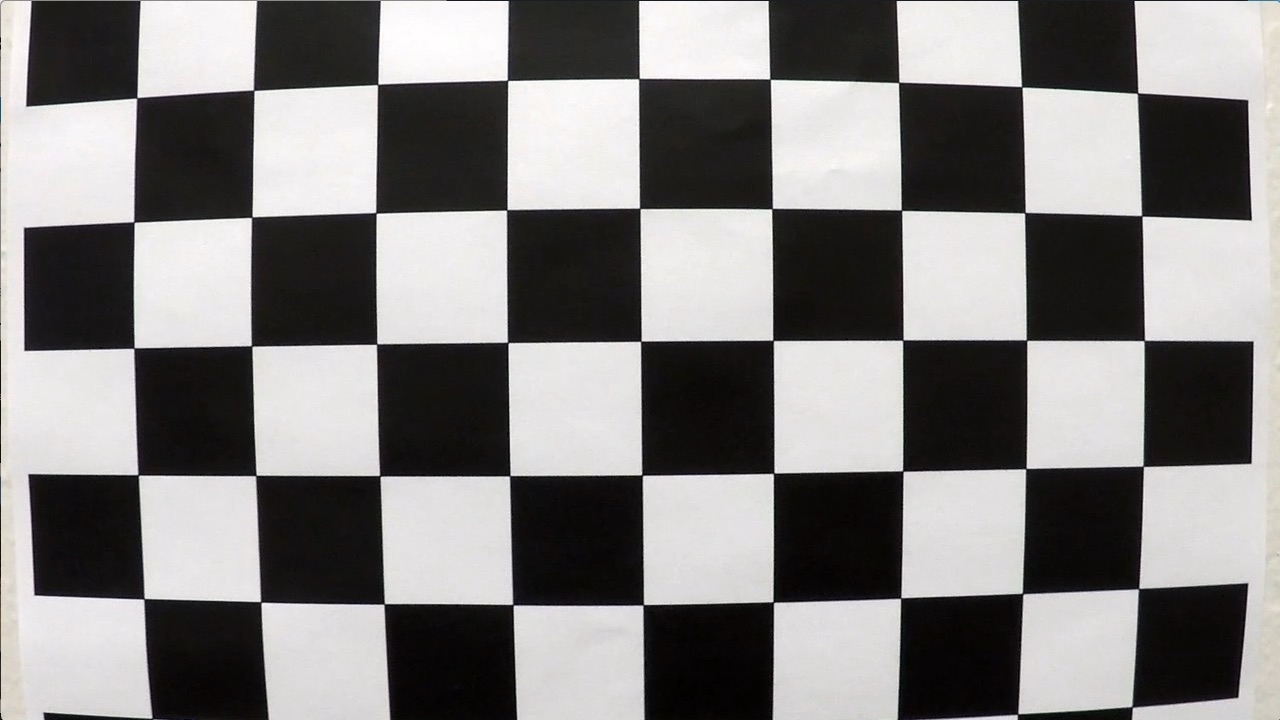
#> input picture Term 1/CarND-Advanced-Lane-Lines-P4/camera_cal/calibration1.jpg, 1280 x 720 px; its folder holds 5 pictures in this run; the run also reads 1 picture not shown here
$ python lane_lines.py   (older library calls are emulated)
#> lines starting #> are read from the running program, lines starting #| are printed output that depends on the picture; after the words box and inside, x2 and y2 are one past the last pixel; in counts of white or black regions, pixels touching at a corner belong together
import os
import numpy as np
import cv2
import glob
import matplotlib.pyplot as plt
import matplotlib.image as mpimg
import pickle
from moviepy.editor import VideoFileClip
from collections import deque

output_images_dir='./output_images'
def save_img(image_name,image):
    mpimg.imsave(os.path.join(output_images_dir, image_name + '.jpg'), image)


# prepare object points, like (0,0,0), (1,0,0), (2,0,0) ....,(6,5,0)
objp = np.zeros((9*6,3), np.float32)
objp[:,:2] = np.mgrid[0:9, 0:6].T.reshape(-1,2)

# Arrays to store object points and image points from all the images.
objpoints = [] # 3d points in real world space
imgpoints = [] # 2d points in image plane.

# Make a list of calibration images
images = glob.glob('./camera_cal/calibration*.jpg')

is_image_saved=False
# Step through the list and search for chessboard corners
for idx, fname in enumerate(images):
    img = cv2.imread(fname)
#> img is the input picture: shape (720, 1280, 3); mean B, G, R 127.8, 128.4, 130.1
    gray = cv2.cvtColor(img, cv2.COLOR_BGR2GRAY)

    # Find the chessboard corners
    ret, corners = cv2.findChessboardCorners(gray, (9,6), None)
#> ret = False; corners = None

    # If found, add object points, image points
    if ret == True:
        objpoints.append(objp)
        imgpoints.append(corners)

        if not is_image_saved:
            # Draw and display the corners
            cv2.drawChessboardCorners(img, (9,6), corners, ret)
            save_img("ChessboarCorners",img)
            plt.imshow(img)
            plt.axis('off')
            is_image_saved=True
    else:
        print("Corners not found in the " + fname )
#> pass 2 of the loop `for idx, fname in enumerate(images):`:
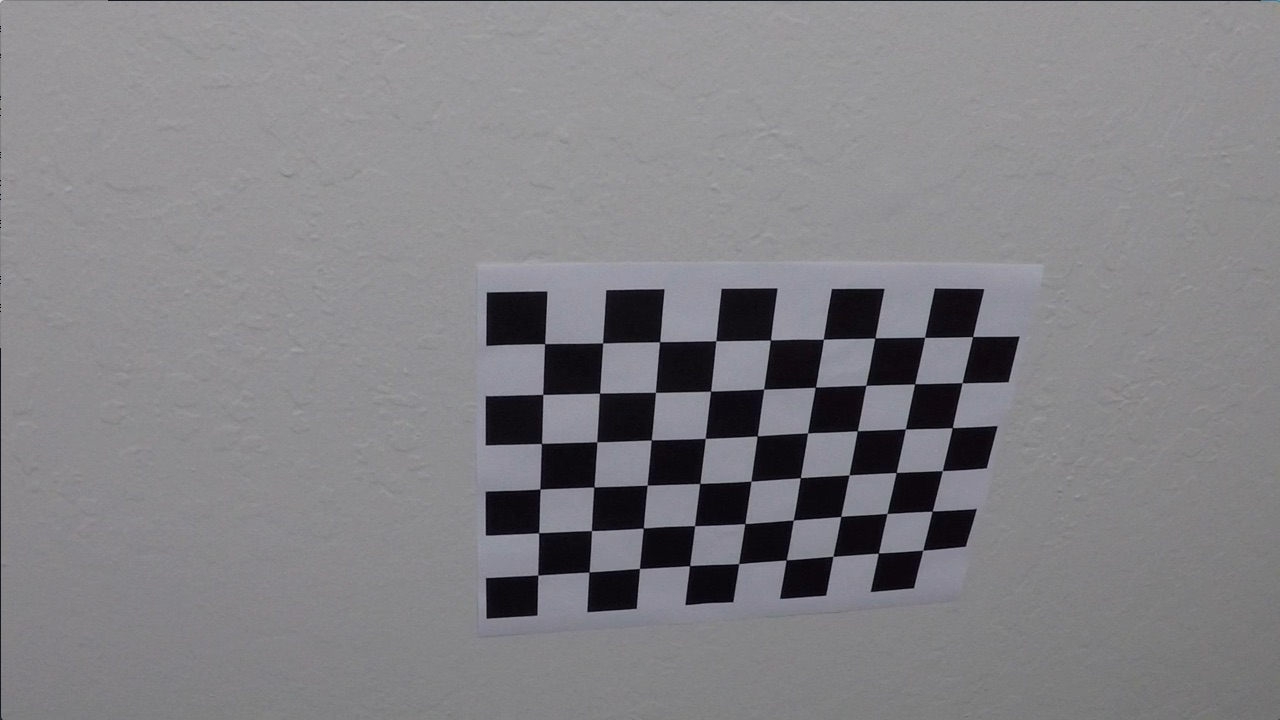
#> input picture Term 1/CarND-Advanced-Lane-Lines-P4/camera_cal/calibration10.jpg, 1280 x 720 px
#> img is the input picture: shape (720, 1280, 3); mean B, G, R 133.1, 129.4, 130.2
#> ret = True; corners = 54 rows, first 8: [545.3, 343.1], [602.7, 342.8], [660.1, 341.3], [715.8, 340.7], [770.6, 340], [823.5, 339.2], [874.3, 338.5], [925.1, 337.4]
#> `cv2.drawChessboardCorners(img, (9,6), corners, ret)`:
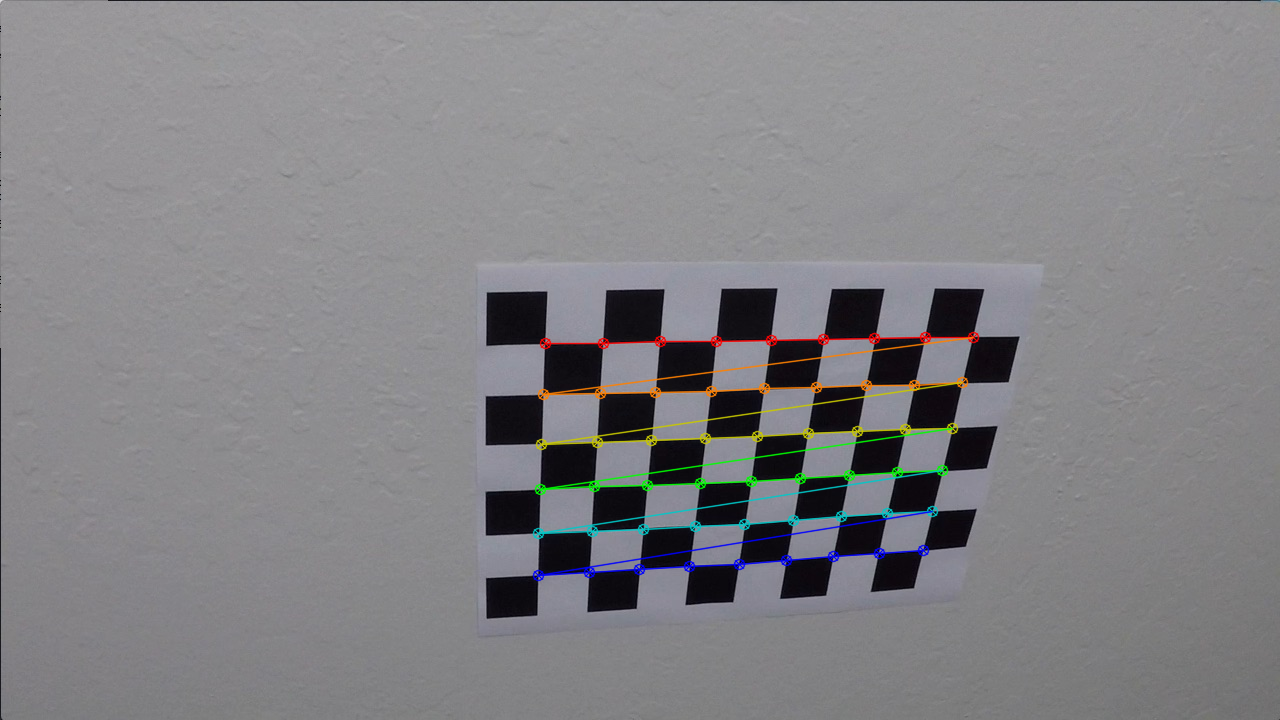
#> img: shape (720, 1280, 3); 1.91% of pixels changed, all inside (x1, y1, x2, y2) = (532, 331, 980, 582)
#> in save_img, `mpimg.imsave(os.path.join(output_images_dir, image_name + '.jpg'), ima..`:
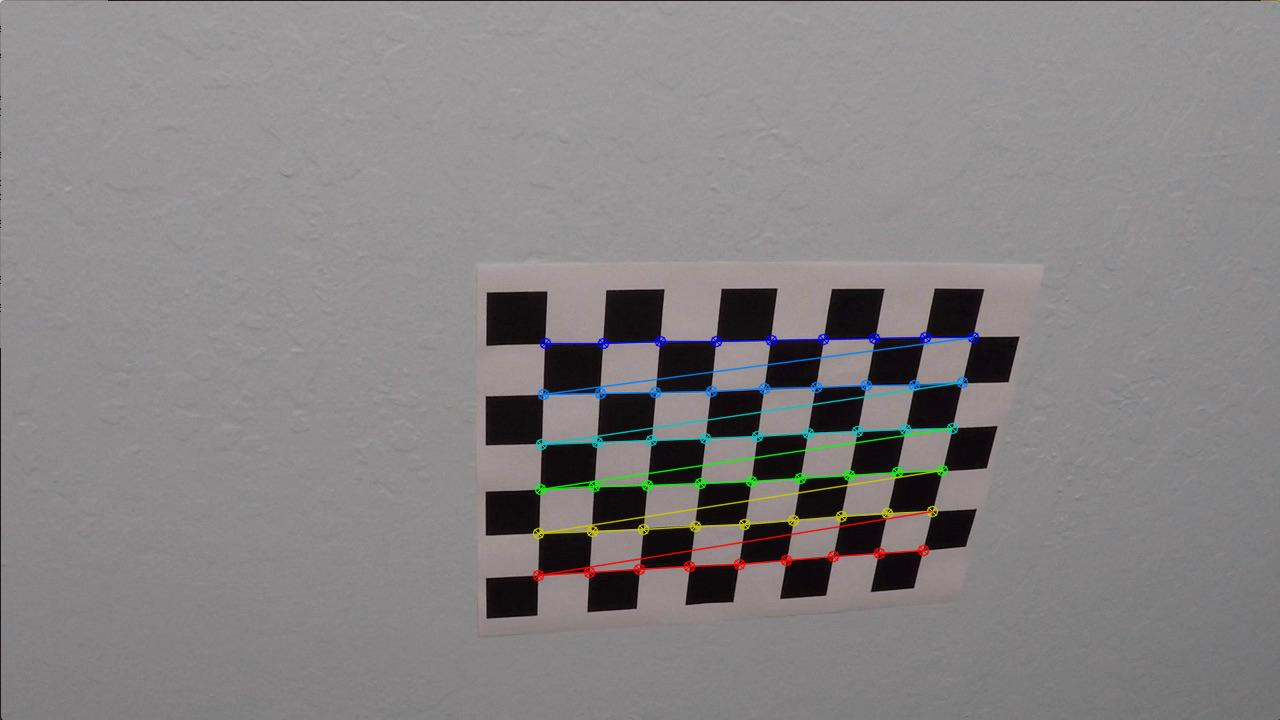
#> saved as ChessboarCorners.jpg: shape (720, 1280, 3); mean R, G, B 132.7, 130.1, 130.8


    # Do camera calibration given object points and image points
ret, mtx, dist, rvecs, tvecs = cv2.calibrateCamera(objpoints, imgpoints, gray.shape[::-1],None,None)

def undistort_image(img,name='', save_doc_image=False):
    dst = cv2.undistort(img, mtx, dist, None, mtx)
    if save_doc_image:
        save_img(name +"_distortion_original",img)
        save_img(name +"_distortion_Fixed",dst)
        save_img(name +"_distortion_Diff",dst-img)
    #dst = cv2.cvtColor(dst, cv2.COLOR_BGR2RGB)
    # Visualize undistortion
        f, (ax1, ax2) = plt.subplots(1, 2, figsize=(20,10))
        ax1.imshow(img)
        ax1.set_title('Original Image', fontsize=30)
        ax2.imshow(dst)
        ax2.set_title('Undistorted Image', fontsize=30)
    return dst


# Test undistortion on an image
img = mpimg.imread('./camera_cal/calibration3.jpg')
undistort_image(img,"calibration",True)

img = mpimg.imread('./test_images/test1.jpg')
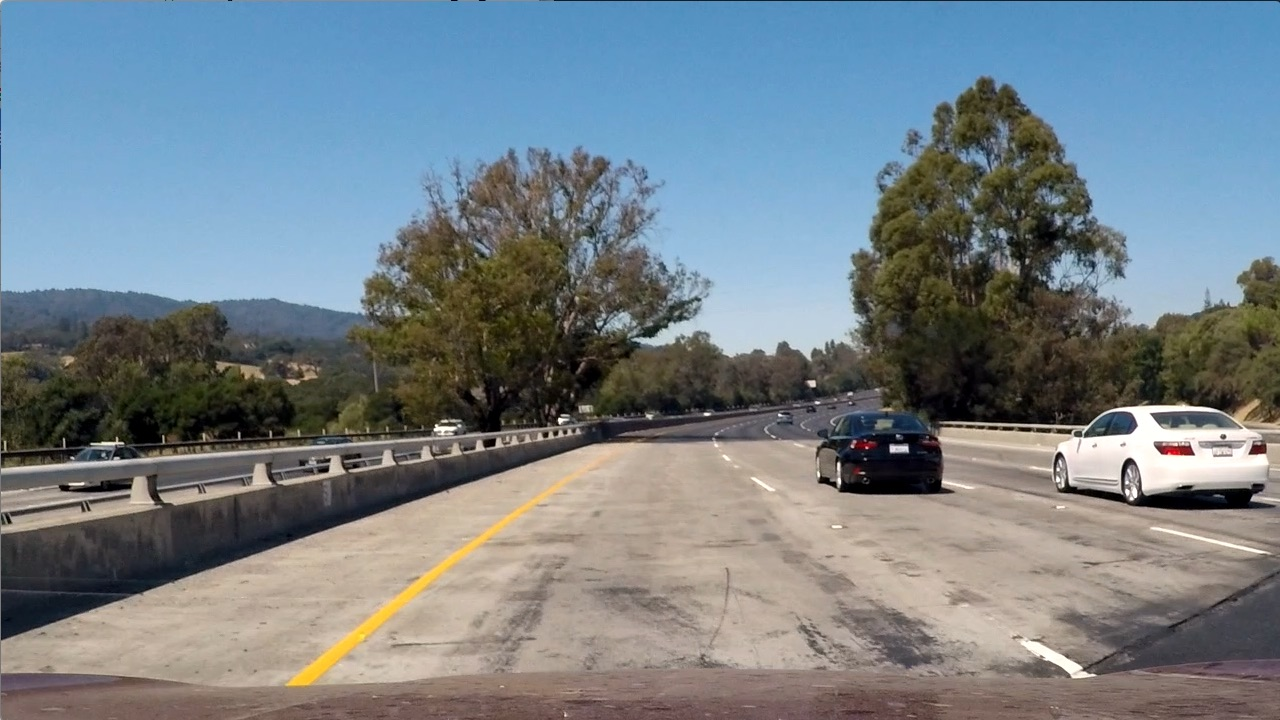
#> input picture Term 1/CarND-Advanced-Lane-Lines-P4/test_images/test1.jpg, 1280 x 720 px
#> img is the input picture: shape (720, 1280, 3); mean R, G, B 117.5, 128.7, 135.5
undistort_image(img,"test_image",True)

def mask_img(img, thresh):
    binary_output = np.zeros_like(img)
    binary_output[(img >= thresh[0]) & (img <= thresh[1])] = 1
    return binary_output

def mask_to_rgb(img):
    return 255 * np.dstack((img, img, img))

#https://docs.opencv.org/3.0-beta/doc/py_tutorials/py_imgproc/py_colorspaces/py_colorspaces.html

def get_yellow_treshold(img_hls):
    yellow_lower = np.array([15,50,100])
    yellow_upper = np.array([25,200,255])
    return cv2.inRange(img_hls, yellow_lower, yellow_upper) // 255

def get_white_threshold(img_hls):
    white_lower = np.array([0,  200, 0])
    white_upper = np.array([255,255, 255])
    return cv2.inRange(img_hls, white_lower, white_upper) // 255

def get_saturation_mask(img, thresh=(100,255)):
    # Convert to HLS
    img_hls = cv2.cvtColor(img, cv2.COLOR_RGB2HLS)

    # Create saturation mask
    s_mask = mask_img(img_hls[:,:,2], thresh)

    return s_mask

test_img = './test_images/test5.jpg'
img = mpimg.imread(test_img)
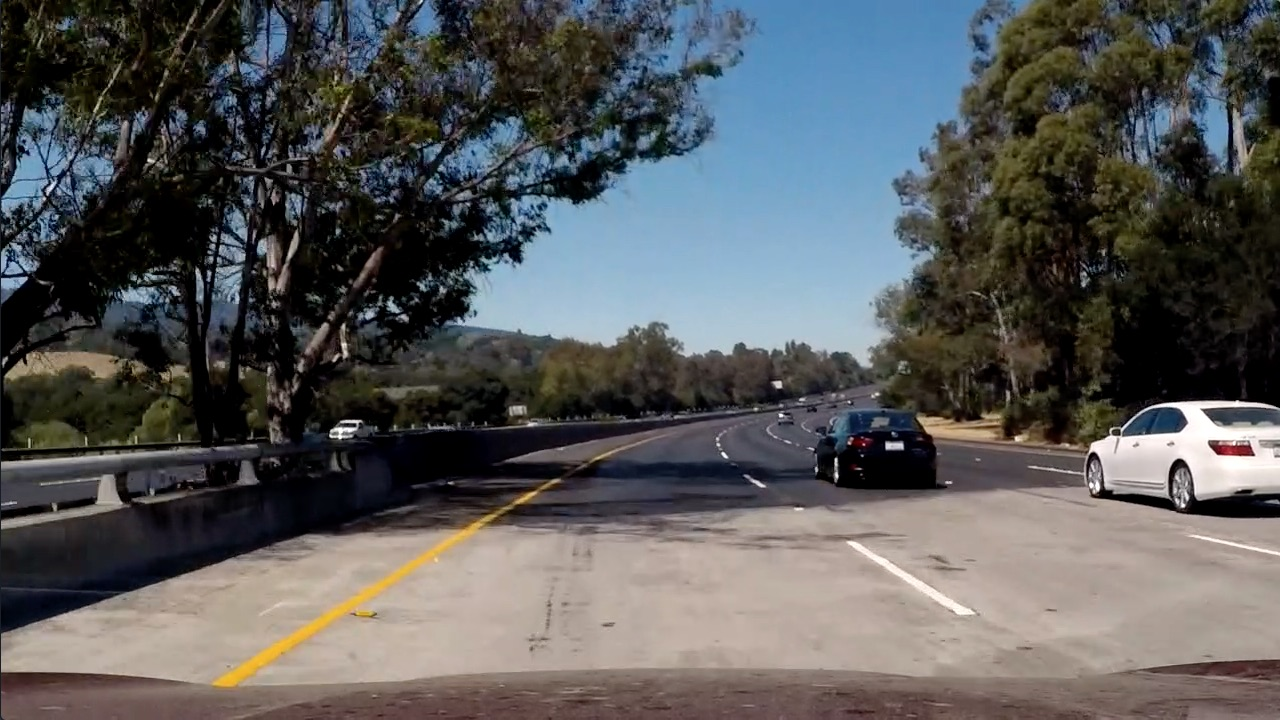
#> input picture Term 1/CarND-Advanced-Lane-Lines-P4/test_images/test5.jpg, 1280 x 720 px
#> img is the input picture: shape (720, 1280, 3); mean R, G, B 88.5, 89.3, 89.8
plt.figure()
plt.imshow(img)
plt.title('Original')
plt.figure()
saturation_mask = get_saturation_mask(img, thresh = (100,255))
plt.imshow(saturation_mask, cmap='gray')
plt.title('Saturation mask')
yellow_mask = get_yellow_treshold(cv2.cvtColor(img, cv2.COLOR_RGB2HLS))
plt.figure()
plt.imshow(yellow_mask, cmap='gray')
plt.title('Yellow mask')

white_mask = get_white_threshold(cv2.cvtColor(img, cv2.COLOR_RGB2HLS))
plt.figure()
plt.imshow(white_mask, cmap='gray')
plt.title('White mask')

def calculate_sobel(img,orient):
     # Convert to grayscale
#> called with orient = 'x'
    gray = cv2.cvtColor(img, cv2.COLOR_RGB2GRAY)

    if orient == 'x':
        sobel = cv2.Sobel(gray, cv2.CV_64F, 1, 0)
    elif orient == 'y':
        sobel = cv2.Sobel(gray, cv2.CV_64F, 0, 1)
    else:
        raise NotImplemented

    return sobel

def abs_sobel_thresh(img, orient='x', sobel_kernel=3, thresh=(0, 255)):
    abs_sobel = np.absolute(calculate_sobel(img,orient))

    scaled_sobel = np.uint8(255*abs_sobel/np.max(abs_sobel))

    return  mask_img(scaled_sobel, thresh)
#> returned value: shape (720, 1280); values 0 (black) and 1 (white), 9.8% white in thin lines or dots

def mag_thresh(img, sobel_kernel=3, thresh=(0, 255)):

#> called with sobel_kernel = 3, thresh = (30, 100)
    sobelx = calculate_sobel(img,orient="x")
    sobely = calculate_sobel(img,orient="y")
    # Calculate the gradient magnitude
    gradmag = np.sqrt(sobelx**2 + sobely**2)
    # Rescale to 8 bit
    scale_factor = np.max(gradmag)/255
    gradmag = (gradmag/scale_factor).astype(np.uint8)

    return  mask_img(gradmag, thresh)
#> returned value: shape (720, 1280); values 0 (black) and 1 (white), 13.1% white in thin lines or dots

def dir_threshold(img, sobel_kernel=3, thresh=(0, np.pi/2)):

#> called with sobel_kernel = 3, thresh = (0.7, 2)
    sobelx = calculate_sobel(img,orient="x")
    sobely = calculate_sobel(img,orient="y")
    # Take the absolute value of the gradient direction,
    # apply a threshold, and create a binary image result
    absgraddir = np.arctan2(np.absolute(sobely), np.absolute(sobelx))
    return  mask_img(absgraddir, thresh)
#> returned value: shape (720, 1280) float64; values 0 (black) and 1 (white), 61.2% white; 12564 black regions (11421 under 20 px), largest, box (x1, y1, x2, y2) and area: (0, 0, 1280, 450) 157371, (952, 213, 1280, 408) 18581, (227, 433, 498, 534) 7294

test_img = './test_images/test5.jpg'
img = mpimg.imread(test_img)
plt.figure()
plt.imshow(img)

plt.figure()
plt.imshow(abs_sobel_thresh(img, orient = 'x', thresh=(25,255)), cmap='gray')
plt.axis('off')
plt.title('Sobel X')

plt.figure()
plt.imshow(abs_sobel_thresh(img, orient = 'y', thresh=(25,255)), cmap='gray')
plt.axis('off')
plt.title('Sobel Y')

plt.figure()
plt.imshow(mag_thresh(img, thresh=(30,100)), cmap='gray')
plt.axis('off')
plt.title('Gradient magnitude')

plt.figure()
plt.imshow(dir_threshold(img, thresh=(0.7, 2.0)), cmap='gray')
plt.axis('off')
plt.title('Gradient direction')


def combined_mask(img):
    # Color masks
    img_hls = cv2.cvtColor(img, cv2.COLOR_RGB2HLS)
    yellow_mask = get_yellow_treshold(img_hls)
    white_mask = get_white_threshold(img_hls)

    color_mask = cv2.bitwise_or(yellow_mask, white_mask)
#> color_mask: shape (720, 1280); values 0 (black) and 1 (white), 1.7% white; 196 white regions (175 under 20 px), largest, box (x1, y1, x2, y2) and area: (1089, 401, 1280, 495) 8853, (212, 514, 501, 688) 4445, (847, 541, 975, 615) 1144

    # Gradient masks
    sobel_x_mask = abs_sobel_thresh(img, orient = 'x', thresh=(25,255))

    # Final mask
    output_mask = cv2.bitwise_or(sobel_x_mask, color_mask)
#> output_mask: shape (720, 1280); values 0 (black) and 1 (white), 11.5% white; 5181 white regions (4451 under 20 px), largest, box (x1, y1, x2, y2) and area: (1082, 399, 1280, 510) 11168, (1, 59, 125, 278) 6019, (212, 507, 504, 688) 4546
    sub_masks = [yellow_mask, white_mask, color_mask, sobel_x_mask]

    return output_mask, sub_masks

test_img = './test_images/test5.jpg'
img = mpimg.imread(test_img)
mask_combined,_ = combined_mask(img)
mask_combined_rgb = mask_to_rgb(mask_combined)
plt.figure()
plt.imshow(mask_combined_rgb)
plt.axis('off')
plt.title('Final mask')
#save_img(mask_combined_rgb, 'final_mask')


test_img = './test_images/straight_lines1.jpg'
img = mpimg.imread(test_img)
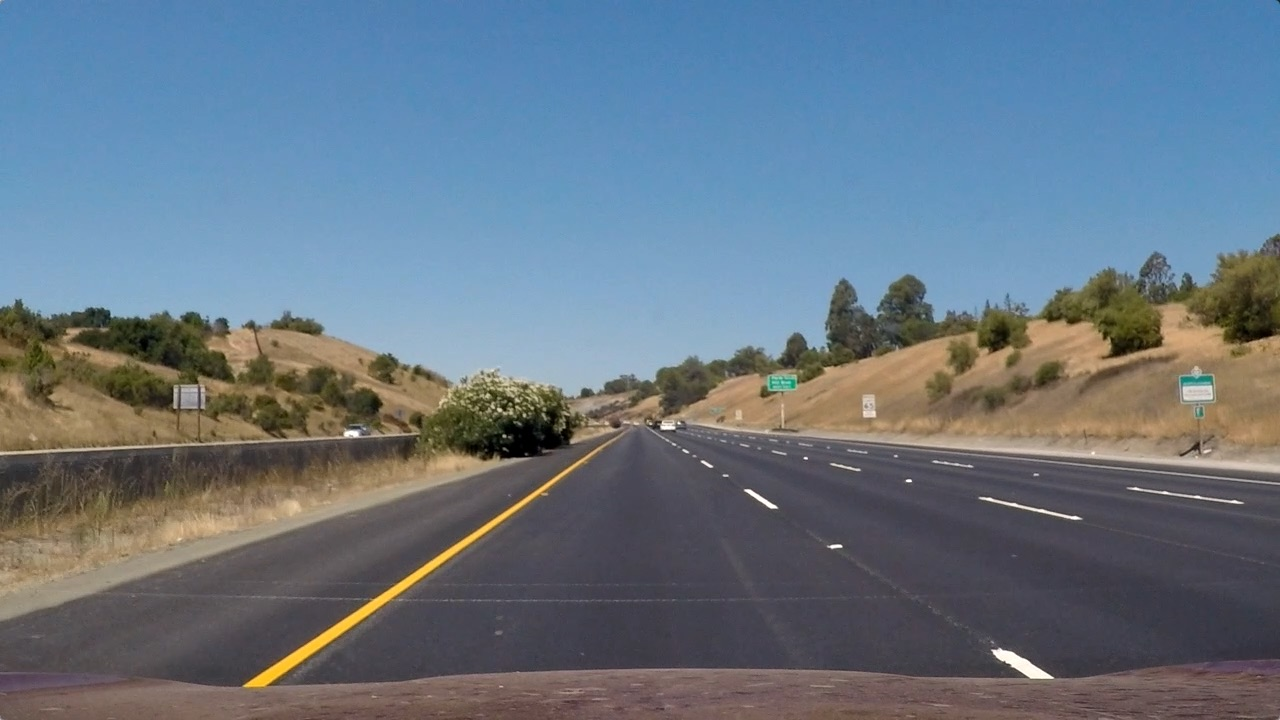
#> input picture Term 1/CarND-Advanced-Lane-Lines-P4/test_images/straight_lines1.jpg, 1280 x 720 px
#> img is the input picture: shape (720, 1280, 3); mean R, G, B 103.2, 117.7, 131.2
img = undistort_image(img)

x1 = 200
x2 = 1120
y_horizon = 470
src_pts_ = ((x1, img.shape[0]),
            (x2, img.shape[0]),
            (717, y_horizon),
            (566, y_horizon))

off = 100 # Horizontal offset to have more space and better estimate sharp curves
dst_pts_ = ((x1 + off, img.shape[0]),
            (x2 - off, img.shape[0]),
            (x2 - off, 0),
            (x1 + off, 0))

print(src_pts_)
#| ((200, 720), (1120, 720), (717, 470), (566, 470))
print(dst_pts_)
#| ((300, 720), (1020, 720), (1020, 0), (300, 0))

def get_birds_eye_view(img, src_pts=src_pts_, dst_pts=dst_pts_):
    img_size = (img.shape[1], img.shape[0])

    M    = cv2.getPerspectiveTransform(np.float32(src_pts), np.float32(dst_pts))
    Minv = cv2.getPerspectiveTransform(np.float32(dst_pts), np.float32(src_pts))

    return cv2.warpPerspective(img, M, img_size, flags=cv2.INTER_LINEAR), M, Minv


img_pts = img.copy()
for i in range(4):
    img_pts = cv2.line(img_pts, src_pts_[i], src_pts_[(i+1)%4], color=[255,0,0], thickness=4)
#> img_pts: shape (720, 1280, 3); mean R, G, B 104.6, 117.3, 130.8


img_warped,_,_ = get_birds_eye_view(img)
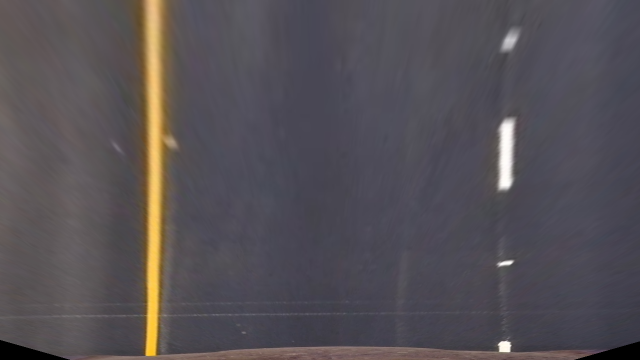
#> img_warped: shape (720, 1280, 3) (shown at 1/2 size); mean R, G, B 85.2, 80.5, 85.5
for i in range(4):
    img_warped_pts = cv2.line(img_warped, dst_pts_[i], dst_pts_[(i+1)%4], color=[255,0,0], thickness=4)

plt.figure()
plt.imshow(img_pts)
#save_img(img_pts, 'persp_transform_original')
plt.title('Original image')
plt.figure()
plt.imshow(img_warped_pts)
#save_img(img_warped_pts, 'persp_transform_warped')
plt.title('Warped image')


test_img = './test_images/test3.jpg'
#> (the run stopped early here; a loop or call above may not have finished)
